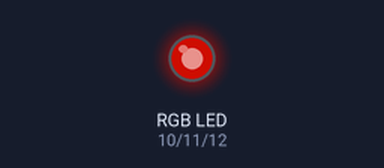
Simulated run of this sketch. Board: Arduino Uno, built with avr-gcc and run on an emulated ATmega328P. Parts: an RGB LED mixed from three pins (HIGH = lit). Dim RGB values are drawn brighter than linear.

Above: at 0.05 s.
At 2.75 s:
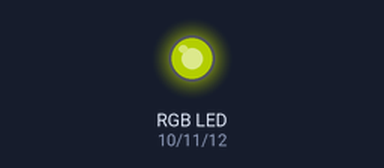
At 5.5 s:
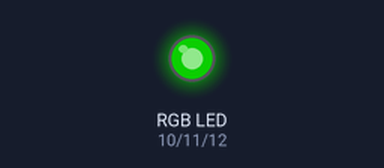
At 10.95 s:
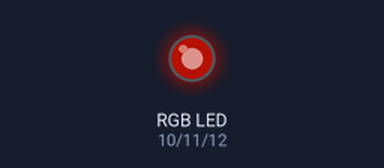
Timing chart, 0 to 18.8 s (numbered marks = the images above):
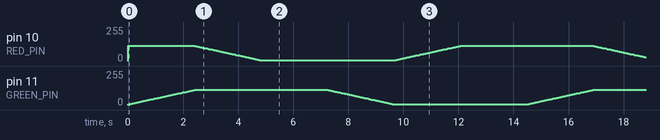

The sketch:

multicolor1.ino
```cpp
#include <math.h>

#define RED_PIN 10
#define GREEN_PIN 11
#define BLUE_PIN 12

void setup() {
  Serial.begin(9600);
  pinMode(RED_PIN, OUTPUT);
  pinMode(GREEN_PIN, OUTPUT);
  pinMode(BLUE_PIN, OUTPUT);
}

void loop() {


 double lightness = 0.3;
 double saturation = 0.9;
 double r1;
 double g1;
 double b1;

//HSL to RGB formulas from https://en.wikipedia.org/wiki/HSL_and_HSV

 for(int hue = 0; hue < 360; hue++) {
   double h1 = hue/60.0;
   double c = (1 - abs(2*lightness - 1))*saturation;
   double x = c * (1 - abs(fmod(h1, 2) - 1));

   double m = lightness - c / 2;

   if(0 <= h1 && h1 <= 1) {
    r1 = c; g1 = x; b1 = 0;
   } else if(1 <= h1 && h1 <=2) {
    r1 = x; g1 = c; b1 = 0;


   } else if( 2 <= h1 && h1 <= 3) {
    r1 = 0; g1 = c; b1 = x;
   } else if(3 <= h1 && h1 <= 4) {
    r1 = 0; g1 = x; b1 = c;
   } else if(4 <= h1 && h1 <= 5) {
    r1 = x; g1 = 0; b1 = c;
   } else if(5 <= h1 && h1 < 6) {
    r1 = c; g1 = 0; b1 = x;
   } else {
    r1 = 0; g1 = 0; b1 = 0;
   }

   double r = r1 + m;
   double g = g1 + m;
   double b = b1 + m;

//    Serial.print("h1 ");
//    Serial.println(h1);
//    Serial.print("rgb ");
//    Serial.print(r1);
//    Serial.print(" ");
//    Serial.print(g1);
//    Serial.print(" ");
//    Serial.println(b1);


   int k = 200;

   analogWrite(RED_PIN, r*k);
   analogWrite(GREEN_PIN, g*k);
   analogWrite(BLUE_PIN, b*k);

   delay(40);
 }
}
```
